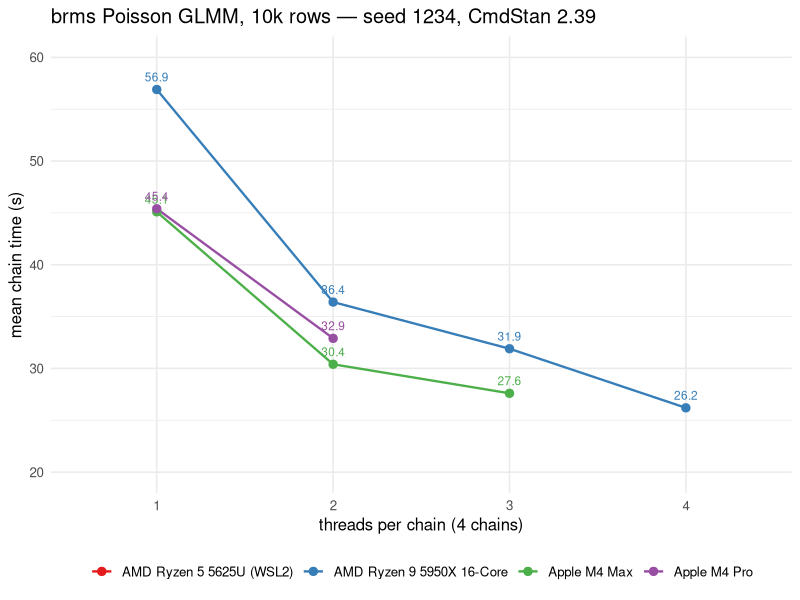

R code for this plot:
## ---- chunk 1
knitr::opts_chunk$set(
  collapse = TRUE,
  comment = "#>"
)
## ---- chunk 2
library(tidyverse)
res <- read_csv("results.csv")

res |>
  group_by(machine, threads) |>
  summarise(mean_chain = min(mean_chain), .groups = "drop") |>
  group_by(machine) |>
  mutate(speedup = mean_chain[threads == 1] / mean_chain) |>
  ungroup() |>
  mutate(cell = sprintf("%.1f s (%.2f×)", mean_chain, speedup),
         cell = if_else(threads == 1, sprintf("%.1f s", mean_chain), cell)) |>
  select(machine, threads, cell) |>
  pivot_wider(names_from = threads, values_from = cell,
              names_prefix = "", names_glue = "{threads} thread{ifelse(threads > 1, 's', '')}") |>
  arrange(desc(`1 thread`)) |>
  knitr::kable(align = "lrrrr", caption = "Mean chain time (speed-up vs 1 thread)")
## ---- chunk 3

res |>
  group_by(machine, threads) |>
  summarise(mean_chain = min(mean_chain), .groups = "drop") |>
  ggplot(aes(factor(threads), mean_chain, colour = machine, group = machine)) +
  geom_line(linewidth = 0.8) +
  geom_point(size = 2.5) +
  geom_text(aes(label = mean_chain), vjust = -0.9, size = 3, show.legend = FALSE) +
  scale_y_continuous(limits = c(20, 60)) +
  scale_colour_brewer(palette = "Set1") +
  labs(x = "threads per chain (4 chains)",
       y = "mean chain time (s)",
       colour = NULL,
       title = "brms Poisson GLMM, 10k rows — seed 1234, CmdStan 2.39") +
  theme_minimal(base_size = 12) +
  theme(legend.position = "bottom")
